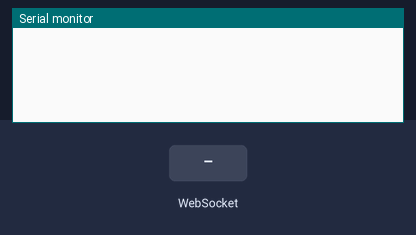
Simulated run of this sketch. Board: ESP8266 (NodeMCU). Parts: the last lines printed to the serial monitor. The inputs (shaded band) are chosen by the test bench. WiFi joins after 1.5 s; servers stay silent unless stated; a WiFi scan finds three made-up networks; storage starts empty; EEPROM starts erased.

Above: at 3.2 s.
3.3 s: WebSocket text "REFRESH" received
At 4.3 s:
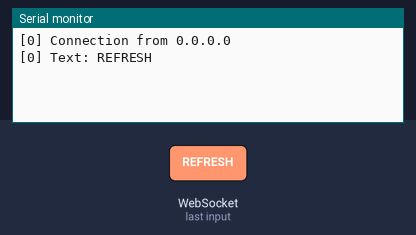
4.8 s: WebSocket text "1" received
At 5.9 s:
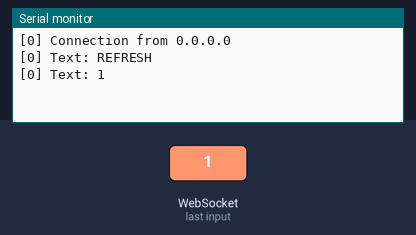

The sketch:

ESP8266-buildv2.ino
```cpp
#include <ESP8266WiFi.h>
#include <ESP8266WebServer.h>
#include <WebSocketsServer.h>
#include <LittleFS.h>
#include <EEPROM.h>

int eepromAddress = 0;
const char* AP_SSID = "ESP8266";
const char* AP_PWD = "123456789";
ESP8266WebServer serverSTA(80);
ESP8266WebServer serverAP(80);
WebSocketsServer webSocket = WebSocketsServer(81);

String STA_SSID;
String STA_PWD;

String wifiStatus = "Not Connected";
String localIP = "";

String wifiNames;

void setup() {
  Serial.begin(9600);

  WiFi.mode(WIFI_AP_STA);
  WiFi.softAP(AP_SSID, AP_PWD);

  EEPROM.begin(512);
  readCredentials();

  if (STA_SSID != "" && STA_PWD != "") {
    WiFi.begin(STA_SSID, STA_PWD);
  }

  loadFiles(serverAP);

  serverAP.begin();
  webSocket.begin();
  webSocket.onEvent(webSocketEvent);
  wifiNames = getScanResult();
}

void loadFiles(ESP8266WebServer &server){
  if (!LittleFS.begin()) {
    Serial.println("An Error has occurred while mounting LittleFS");
    return;
  }

  server.on("/", HTTP_GET, [&server]() {
    File file = LittleFS.open("/index.html", "r");
    server.streamFile(file, "text/html");
    file.close();
  });

  server.on("/styles.css", HTTP_GET, [&server]() {
    File file = LittleFS.open("/styles.css", "r");
    server.streamFile(file, "text/css");
    file.close();
  });

  server.on("/script.js", HTTP_GET, [&server]() {
    File file = LittleFS.open("/script.js", "r");
    server.streamFile(file, "application/javascript");
    file.close();
  });

  server.on("/chart.umd.js", HTTP_GET, [&server]() {
      File file = LittleFS.open("/chart.umd.js", "r");
      server.streamFile(file, "application/javascript");
      file.close();
  });
}

void loop() {
  serverAP.handleClient();
  webSocket.loop();
  if(WiFi.status() == WL_CONNECTED)
  {
    wifiStatus = "Connected to " + STA_SSID;
    localIP = "LocalIP: " + WiFi.localIP().toString() + "; Gateway IP: " + WiFi.gatewayIP().toString() + "; DNS IP: " + WiFi.dnsIP().toString();
    serverSTA.handleClient();
  }
  while (Serial.available()) {
    String data = Serial.readStringUntil('\n');
    // String json = "{\"data\":\"" + data + "\",\"SSIDs\":\"" + wifiNames + "\"}";
    String json = "{\"data\":\"" + data + "\",\"SSIDs\":\"" + wifiNames + "\",\"wifistatus\":\"" + wifiStatus + "\",\"IP\":\"" + localIP + "\"}";

    webSocket.broadcastTXT(json.c_str());
  }
}


String getScanResult()
{
  int numSsid = WiFi.scanNetworks();
  String names = "";
  for (int i = 0; i < numSsid; i++)
  {
    names += WiFi.SSID(i).c_str();
    names += ",";
  }
  names.remove(names.length() - 1, 1);
  return names;
}

void webSocketEvent(uint8_t num, WStype_t type, uint8_t * payload, size_t length) {
  String socketType;
  switch (type) {
    case WStype_DISCONNECTED:
      Serial.printf("[%u] Disconnected!\n", num);
      break;
    case WStype_CONNECTED: {
      IPAddress ip = webSocket.remoteIP(num);
      Serial.printf("[%u] Connection from %d.%d.%d.%d\n", num, ip[0], ip[1], ip[2], ip[3]);
      break;
    }
    case WStype_TEXT:
      Serial.printf("[%u] Text: %s\n", num, payload);
      socketType = strtok((char*)payload, ",");
      if(socketType == "REFRESH"){
        wifiNames = getScanResult();
      } else {
        STA_SSID = strtok(NULL, ",");
        STA_PWD = strtok(NULL, ",");
        WiFi.begin(STA_SSID, STA_PWD);
        // writeCredentials();
        loadFiles(serverSTA);
        serverSTA.begin();
      }
      break;
    case WStype_BIN:
      Serial.printf("[%u] Binary length: %u\n", num, length);
      break;
  }
}

void readCredentials() {
  EEPROM.get(eepromAddress, STA_SSID);
  eepromAddress += sizeof(STA_SSID);
  EEPROM.get(eepromAddress, STA_PWD);
  eepromAddress += sizeof(STA_PWD);
}

void writeCredentials() {
  EEPROM.put(eepromAddress, STA_SSID);
  eepromAddress += sizeof(STA_SSID);
  EEPROM.put(eepromAddress, STA_PWD);
  EEPROM.commit();
}
```

Measured:
- after the input at 3.3 s, the serial monitor: prints a new line at once (image 1)
- after the input at 4.8 s, the serial monitor: prints a new line after 0.50 s (image 2)
